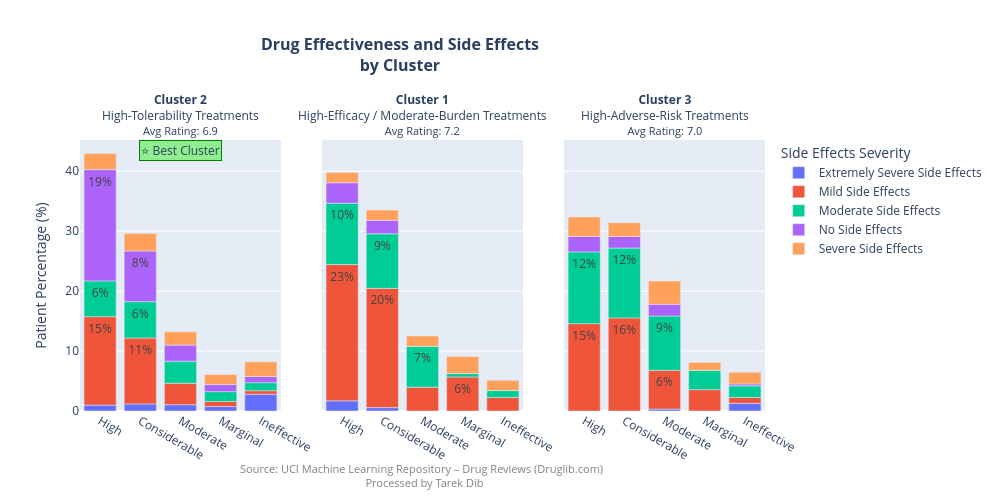

Notebook code for this chart:
### Markdown cell above
**6. Visualize Patients Experience**

### Code cell
# Define the descriptive labels
cluster_labels = {
    1: "High-Efficacy / Moderate-Burden Treatments",
    2: "High-Tolerability Treatments",
    3: "High-Adverse-Risk Treatments"
}

# Show only labels that are meaningful (more than 5%)
percentage_table['label'] = percentage_table['percentage'].apply(lambda x: f"{x:.0f}%" if x > 5 else "")

fig = px.bar(
    percentage_table, 
    x='effectiveness_short', 
    y='percentage', 
    color='side_effects', 
    facet_col='cluster',
    facet_col_spacing=0.06,  
    text="label",
    category_orders={
        "effectiveness_short": ["High", "Considerable", "Moderate", "Marginal", "Ineffective"],
        "cluster": [2, 1, 3]
    },
    title="Drug Effectiveness and Side Effects<br>by Cluster",
    width=1000,              
    height=500
)

fig.update_traces(textposition='inside')

# Highlight best cluster
fig.add_annotation(
    text="⭐ Best Cluster",
    xref="x domain",
    yref="y domain",
    x=0.5,
    y=1,
    showarrow=False,
    font=dict(size=12),
    bgcolor="lightgreen",
    bordercolor="green",
    borderwidth=1
)

# Improve subplot titles
for annotation in fig.layout.annotations:
    if 'cluster=' in annotation.text:
        cluster_id = int(annotation.text.split('=')[-1])
        label = cluster_labels.get(cluster_id, "Unknown")
        rating = avg_ratings.get(cluster_id, None)
        
        rating_text = f"{rating:.1f}" if isinstance(rating, (int, float)) else "N/A"

        annotation.text = (
            f"<b>Cluster {cluster_id}</b><br>"
            f"{label}<br>"
            f"<span style='font-size:11px'>Avg Rating: {rating_text}</span>"
        )

# Axis cleanup
fig.update_xaxes(title_text='')
fig.update_yaxes(title_text='')
fig.update_layout(
    yaxis_title_text='Patient Percentage (%)',
    margin=dict(t=110, b=80),
    legend_title_text="Side Effects Severity"
)

# Update title 
fig.update_layout(
    title=dict(
        text="<b>Drug Effectiveness and Side Effects<br>by Cluster</b>",
        x=0.4,          # center horizontally
        xanchor='center',
        y=0.9,         # move title higher
        yanchor='top',
        font=dict(size=16)
    ),
    margin=dict(t=140, b=80),  # increase top margin to create space
)

# Add data source
fig.add_annotation(
    text="Source: UCI Machine Learning Repository – Drug Reviews (Druglib.com) <br> Processed by Tarek Dib",
    x=0.5,
    xanchor="center",
    y=-0.3,
    xref="paper",
    yref="paper",
    showarrow=False,
    font=dict(size=11, color="gray")
)

fig.show()

### Figure 1 — Plotly figure (JSON) as saved in the notebook; plotly's stock layout.template omitted (floating-point values rounded to 4 significant figures)
{"data": [{"hovertemplate": "side_effects=Extremely Severe Side Effects<br>cluster=2<br>effectiveness_short=%{x}<br>percentage=%{y}<br>label=%{text}<extra></extra>", "legendgroup": "Extremely Severe Side Effects", "marker": {"color": "#636efa", "pattern": {"shape": ""}}, "name": "Extremely Severe Side Effects", "orientation": "v", "showlegend": true, "text": ["", "", "", "", ""], "textposition": "inside", "type": "bar", "x": ["Considerable", "High", "Ineffective", "Marginal", "Moderate"], "xaxis": "x", "y": [1.18, 0.98, 2.79, 0.74, 1.04], "yaxis": "y"}, {"hovertemplate": "side_effects=Mild Side Effects<br>cluster=2<br>effectiveness_short=%{x}<br>percentage=%{y}<br>label=%{text}<extra></extra>", "legendgroup": "Mild Side Effects", "marker": {"color": "#EF553B", "pattern": {"shape": ""}}, "name": "Mild Side Effects", "orientation": "v", "showlegend": true, "text": ["11%", "15%", "", "", ""], "textposition": "inside", "type": "bar", "x": ["Considerable", "High", "Ineffective", "Marginal", "Moderate"], "xaxis": "x", "y": [10.99, 14.76, 0.6, 0.85, 3.58], "yaxis": "y"}, {"hovertemplate": "side_effects=Moderate Side Effects<br>cluster=2<br>effectiveness_short=%{x}<br>percentage=%{y}<br>label=%{text}<extra></extra>", "legendgroup": "Moderate Side Effects", "marker": {"color": "#00cc96", "pattern": {"shape": ""}}, "name": "Moderate Side Effects", "orientation": "v", "showlegend": true, "text": ["6%", "6%", "", "", ""], "textposition": "inside", "type": "bar", "x": ["Considerable", "High", "Ineffective", "Marginal", "Moderate"], "xaxis": "x", "y": [6.07, 5.96, 1.34, 1.64, 3.69], "yaxis": "y"}, {"hovertemplate": "side_effects=No Side Effects<br>cluster=2<br>effectiveness_short=%{x}<br>percentage=%{y}<br>label=%{text}<extra></extra>", "legendgroup": "No Side Effects", "marker": {"color": "#ab63fa", "pattern": {"shape": ""}}, "name": "No Side Effects", "orientation": "v", "showlegend": true, "text": ["8%", "19%", "", "", ""], "textposition": "inside", "type": "bar", "x": ["Considerable", "High", "Ineffective", "Marginal", "Moderate"], "xaxis": "x", "y": [8.45, 18.56, 1.04, 1.18, 2.68], "yaxis": "y"}, {"hovertemplate": "side_effects=Severe Side Effects<br>cluster=2<br>effectiveness_short=%{x}<br>percentage=%{y}<br>label=%{text}<extra></extra>", "legendgroup": "Severe Side Effects", "marker": {"color": "#FFA15A", "pattern": {"shape": ""}}, "name": "Severe Side Effects", "orientation": "v", "showlegend": true, "text": ["", "", "", "", ""], "textposition": "inside", "type": "bar", "x": ["Considerable", "High", "Ineffective", "Marginal", "Moderate"], "xaxis": "x", "y": [2.9, 2.68, 2.43, 1.67, 2.21], "yaxis": "y"}, {"hovertemplate": "side_effects=Extremely Severe Side Effects<br>cluster=1<br>effectiveness_short=%{x}<br>percentage=%{y}<br>label=%{text}<extra></extra>", "legendgroup": "Extremely Severe Side Effects", "marker": {"color": "#636efa", "pattern": {"shape": ""}}, "name": "Extremely Severe Side Effects", "orientation": "v", "showlegend": false, "text": ["", "", "", "", ""], "textposition": "inside", "type": "bar", "x": ["Considerable", "High", "Ineffective", "Marginal", "Moderate"], "xaxis": "x2", "y": [0.57, 1.7, 0.0, 0.0, 0.0], "yaxis": "y2"}, {"hovertemplate": "side_effects=Mild Side Effects<br>cluster=1<br>effectiveness_short=%{x}<br>percentage=%{y}<br>label=%{text}<extra></extra>", "legendgroup": "Mild Side Effects", "marker": {"color": "#EF553B", "pattern": {"shape": ""}}, "name": "Mild Side Effects", "orientation": "v", "showlegend": false, "text": ["20%", "23%", "", "6%", ""], "textposition": "inside", "type": "bar", "x": ["Considerable", "High", "Ineffective", "Marginal", "Moderate"], "xaxis": "x2", "y": [19.89, 22.73, 2.27, 5.68, 3.98], "yaxis": "y2"}, {"hovertemplate": "side_effects=Moderate Side Effects<br>cluster=1<br>effectiveness_short=%{x}<br>percentage=%{y}<br>label=%{text}<extra></extra>", "legendgroup": "Moderate Side Effects", "marker": {"color": "#00cc96", "pattern": {"shape": ""}}, "name": "Moderate Side Effects", "orientation": "v", "showlegend": false, "text": ["9%", "10%", "", "", "7%"], "textposition": "inside", "type": "bar", "x": ["Considerable", "High", "Ineffective", "Marginal", "Moderate"], "xaxis": "x2", "y": [9.09, 10.23, 1.14, 0.57, 6.82], "yaxis": "y2"}, {"hovertemplate": "side_effects=No Side Effects<br>cluster=1<br>effectiveness_short=%{x}<br>percentage=%{y}<br>label=%{text}<extra></extra>", "legendgroup": "No Side Effects", "marker": {"color": "#ab63fa", "pattern": {"shape": ""}}, "name": "No Side Effects", "orientation": "v", "showlegend": false, "text": ["", "", "", "", ""], "textposition": "inside", "type": "bar", "x": ["Considerable", "High", "Ineffective", "Marginal", "Moderate"], "xaxis": "x2", "y": [2.27, 3.41, 0.0, 0.0, 0.0], "yaxis": "y2"}, {"hovertemplate": "side_effects=Severe Side Effects<br>cluster=1<br>effectiveness_short=%{x}<br>percentage=%{y}<br>label=%{text}<extra></extra>", "legendgroup": "Severe Side Effects", "marker": {"color": "#FFA15A", "pattern": {"shape": ""}}, "name": "Severe Side Effects", "orientation": "v", "showlegend": false, "text": ["", "", "", "", ""], "textposition": "inside", "type": "bar", "x": ["Considerable", "High", "Ineffective", "Marginal", "Moderate"], "xaxis": "x2", "y": [1.7, 1.7, 1.7, 2.84, 1.7], "yaxis": "y2"}, {"hovertemplate": "side_effects=Extremely Severe Side Effects<br>cluster=3<br>effectiveness_short=%{x}<br>percentage=%{y}<br>label=%{text}<extra></extra>", "legendgroup": "Extremely Severe Side Effects", "marker": {"color": "#636efa", "pattern": {"shape": ""}}, "name": "Extremely Severe Side Effects", "orientation": "v", "showlegend": false, "text": ["", "", "", "", ""], "textposition": "inside", "type": "bar", "x": ["Considerable", "High", "Ineffective", "Marginal", "Moderate"], "xaxis": "x3", "y": [0.0, 0.0, 1.29, 0.0, 0.32], "yaxis": "y3"}, {"hovertemplate": "side_effects=Mild Side Effects<br>cluster=3<br>effectiveness_short=%{x}<br>percentage=%{y}<br>label=%{text}<extra></extra>", "legendgroup": "Mild Side Effects", "marker": {"color": "#EF553B", "pattern": {"shape": ""}}, "name": "Mild Side Effects", "orientation": "v", "showlegend": false, "text": ["16%", "15%", "", "", "6%"], "textposition": "inside", "type": "bar", "x": ["Considerable", "High", "Ineffective", "Marginal", "Moderate"], "xaxis": "x3", "y": [15.53, 14.56, 0.97, 3.56, 6.47], "yaxis": "y3"}, {"hovertemplate": "side_effects=Moderate Side Effects<br>cluster=3<br>effectiveness_short=%{x}<br>percentage=%{y}<br>label=%{text}<extra></extra>", "legendgroup": "Moderate Side Effects", "marker": {"color": "#00cc96", "pattern": {"shape": ""}}, "name": "Moderate Side Effects", "orientation": "v", "showlegend": false, "text": ["12%", "12%", "", "", "9%"], "textposition": "inside", "type": "bar", "x": ["Considerable", "High", "Ineffective", "Marginal", "Moderate"], "xaxis": "x3", "y": [11.65, 11.97, 1.94, 3.24, 9.06], "yaxis": "y3"}, {"hovertemplate": "side_effects=No Side Effects<br>cluster=3<br>effectiveness_short=%{x}<br>percentage=%{y}<br>label=%{text}<extra></extra>", "legendgroup": "No Side Effects", "marker": {"color": "#ab63fa", "pattern": {"shape": ""}}, "name": "No Side Effects", "orientation": "v", "showlegend": false, "text": ["", "", "", "", ""], "textposition": "inside", "type": "bar", "x": ["Considerable", "High", "Ineffective", "Marginal", "Moderate"], "xaxis": "x3", "y": [1.94, 2.59, 0.32, 0.0, 1.94], "yaxis": "y3"}, {"hovertemplate": "side_effects=Severe Side Effects<br>cluster=3<br>effectiveness_short=%{x}<br>percentage=%{y}<br>label=%{text}<extra></extra>", "legendgroup": "Severe Side Effects", "marker": {"color": "#FFA15A", "pattern": {"shape": ""}}, "name": "Severe Side Effects", "orientation": "v", "showlegend": false, "text": ["", "", "", "", ""], "textposition": "inside", "type": "bar", "x": ["Considerable", "High", "Ineffective", "Marginal", "Moderate"], "xaxis": "x3", "y": [2.27, 3.24, 1.94, 1.29, 3.88], "yaxis": "y3"}], "layout": {"annotations": [{"showarrow": false, "text": "<b>Cluster 2</b><br>High-Tolerability Treatments<br><span style='font-size:11px'>Avg Rating: 6.9</span>", "x": 0.1467, "xanchor": "center", "xref": "paper", "y": 1, "yanchor": "bottom", "yref": "paper"}, {"showarrow": false, "text": "<b>Cluster 1</b><br>High-Efficacy / Moderate-Burden Treatments<br><span style='font-size:11px'>Avg Rating: 7.2</span>", "x": 0.5, "xanchor": "center", "xref": "paper", "y": 1, "yanchor": "bottom", "yref": "paper"}, {"showarrow": false, "text": "<b>Cluster 3</b><br>High-Adverse-Risk Treatments<br><span style='font-size:11px'>Avg Rating: 7.0</span>", "x": 0.8533, "xanchor": "center", "xref": "paper", "y": 1, "yanchor": "bottom", "yref": "paper"}, {"bgcolor": "lightgreen", "bordercolor": "green", "borderwidth": 1, "font": {"size": 12}, "showarrow": false, "text": "⭐ Best Cluster", "x": 0.5, "xref": "x domain", "y": 1, "yref": "y domain"}, {"font": {"color": "gray", "size": 11}, "showarrow": false, "text": "Source: UCI Machine Learning Repository – Drug Reviews (Druglib.com) <br> Processed by Tarek Dib", "x": 0.5, "xanchor": "center", "xref": "paper", "y": -0.3, "yref": "paper"}], "barmode": "relative", "height": 500, "legend": {"title": {"text": "Side Effects Severity"}, "tracegroupgap": 0}, "margin": {"b": 80, "t": 140}, "title": {"font": {"size": 16}, "text": "<b>Drug Effectiveness and Side Effects<br>by Cluster</b>", "x": 0.4, "xanchor": "center", "y": 0.9, "yanchor": "top"}, "width": 1000, "xaxis": {"anchor": "y", "categoryarray": ["High", "Considerable", "Moderate", "Marginal", "Ineffective"], "categoryorder": "array", "domain": [0, 0.2933], "title": {"text": ""}}, "xaxis2": {"anchor": "y2", "categoryarray": ["High", "Considerable", "Moderate", "Marginal", "Ineffective"], "categoryorder": "array", "domain": [0.3533, 0.6467], "matches": "x", "title": {"text": ""}}, "xaxis3": {"anchor": "y3", "categoryarray": ["High", "Considerable", "Moderate", "Marginal", "Ineffective"], "categoryorder": "array", "domain": [0.7067, 1], "matches": "x", "title": {"text": ""}}, "yaxis": {"anchor": "x", "domain": [0, 1], "title": {"text": "Patient Percentage (%)"}}, "yaxis2": {"anchor": "x2", "domain": [0, 1], "matches": "y", "showticklabels": false, "title": {"text": ""}}, "yaxis3": {"anchor": "x3", "domain": [0, 1], "matches": "y", "showticklabels": false, "title": {"text": ""}}}}
